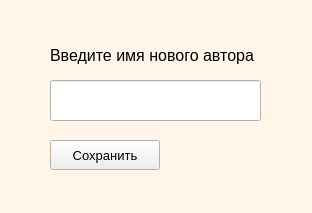
<?xml version="1.0" encoding="UTF-8"?>
<ui version="4.0">
 <class>more_authors</class>
 <widget class="QWidget" name="more_authors">
  <property name="geometry">
   <rect>
    <x>0</x>
    <y>0</y>
    <width>312</width>
    <height>213</height>
   </rect>
  </property>
  <property name="sizePolicy">
   <sizepolicy hsizetype="Fixed" vsizetype="Fixed">
    <horstretch>0</horstretch>
    <verstretch>0</verstretch>
   </sizepolicy>
  </property>
  <property name="palette">
   <palette>
    <active>
     <colorrole role="Base">
      <brush brushstyle="SolidPattern">
       <color alpha="255">
        <red>255</red>
        <green>255</green>
        <blue>255</blue>
       </color>
      </brush>
     </colorrole>
     <colorrole role="Window">
      <brush brushstyle="SolidPattern">
       <color alpha="255">
        <red>255</red>
        <green>245</green>
        <blue>233</blue>
       </color>
      </brush>
     </colorrole>
    </active>
    <inactive>
     <colorrole role="Base">
      <brush brushstyle="SolidPattern">
       <color alpha="255">
        <red>255</red>
        <green>255</green>
        <blue>255</blue>
       </color>
      </brush>
     </colorrole>
     <colorrole role="Window">
      <brush brushstyle="SolidPattern">
       <color alpha="255">
        <red>255</red>
        <green>245</green>
        <blue>233</blue>
       </color>
      </brush>
     </colorrole>
    </inactive>
    <disabled>
     <colorrole role="Base">
      <brush brushstyle="SolidPattern">
       <color alpha="255">
        <red>255</red>
        <green>245</green>
        <blue>233</blue>
       </color>
      </brush>
     </colorrole>
     <colorrole role="Window">
      <brush brushstyle="SolidPattern">
       <color alpha="255">
        <red>255</red>
        <green>245</green>
        <blue>233</blue>
       </color>
      </brush>
     </colorrole>
    </disabled>
   </palette>
  </property>
  <property name="windowTitle">
   <string>Добавление авторов</string>
  </property>
  <widget class="QLabel" name="label">
   <property name="geometry">
    <rect>
     <x>50</x>
     <y>40</y>
     <width>221</width>
     <height>30</height>
    </rect>
   </property>
   <property name="font">
    <font>
     <pointsize>12</pointsize>
    </font>
   </property>
   <property name="text">
    <string>Введите имя нового автора</string>
   </property>
  </widget>
  <widget class="QLineEdit" name="author_inp">
   <property name="geometry">
    <rect>
     <x>50</x>
     <y>80</y>
     <width>211</width>
     <height>41</height>
    </rect>
   </property>
  </widget>
  <widget class="QPushButton" name="save_new_a">
   <property name="geometry">
    <rect>
     <x>50</x>
     <y>140</y>
     <width>110</width>
     <height>30</height>
    </rect>
   </property>
   <property name="sizePolicy">
    <sizepolicy hsizetype="Fixed" vsizetype="Fixed">
     <horstretch>0</horstretch>
     <verstretch>0</verstretch>
    </sizepolicy>
   </property>
   <property name="palette">
    <palette>
     <active>
      <colorrole role="Base">
       <brush brushstyle="SolidPattern">
        <color alpha="255">
         <red>255</red>
         <green>245</green>
         <blue>233</blue>
        </color>
       </brush>
      </colorrole>
      <colorrole role="Window">
       <brush brushstyle="SolidPattern">
        <color alpha="255">
         <red>255</red>
         <green>245</green>
         <blue>233</blue>
        </color>
       </brush>
      </colorrole>
     </active>
     <inactive>
      <colorrole role="Base">
       <brush brushstyle="SolidPattern">
        <color alpha="255">
         <red>255</red>
         <green>245</green>
         <blue>233</blue>
        </color>
       </brush>
      </colorrole>
      <colorrole role="Window">
       <brush brushstyle="SolidPattern">
        <color alpha="255">
         <red>255</red>
         <green>245</green>
         <blue>233</blue>
        </color>
       </brush>
      </colorrole>
     </inactive>
     <disabled>
      <colorrole role="Base">
       <brush brushstyle="SolidPattern">
        <color alpha="255">
         <red>255</red>
         <green>245</green>
         <blue>233</blue>
        </color>
       </brush>
      </colorrole>
      <colorrole role="Window">
       <brush brushstyle="SolidPattern">
        <color alpha="255">
         <red>255</red>
         <green>245</green>
         <blue>233</blue>
        </color>
       </brush>
      </colorrole>
     </disabled>
    </palette>
   </property>
   <property name="font">
    <font>
     <pointsize>10</pointsize>
    </font>
   </property>
   <property name="text">
    <string>Сохранить</string>
   </property>
  </widget>
 </widget>
 <resources/>
 <connections/>
</ui>
